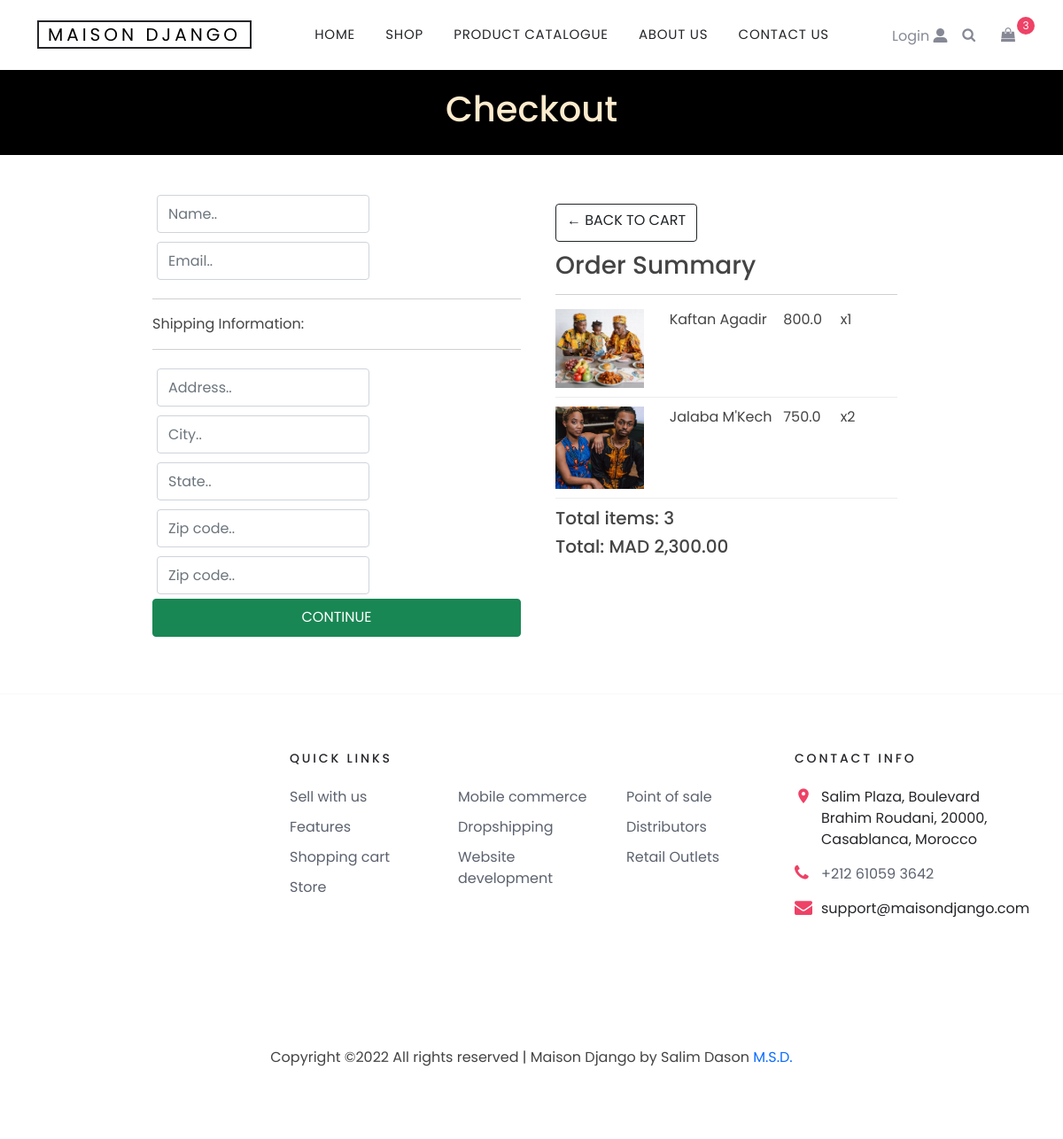
/checkout/ (signed in), run on an earlier commit of the app's database.
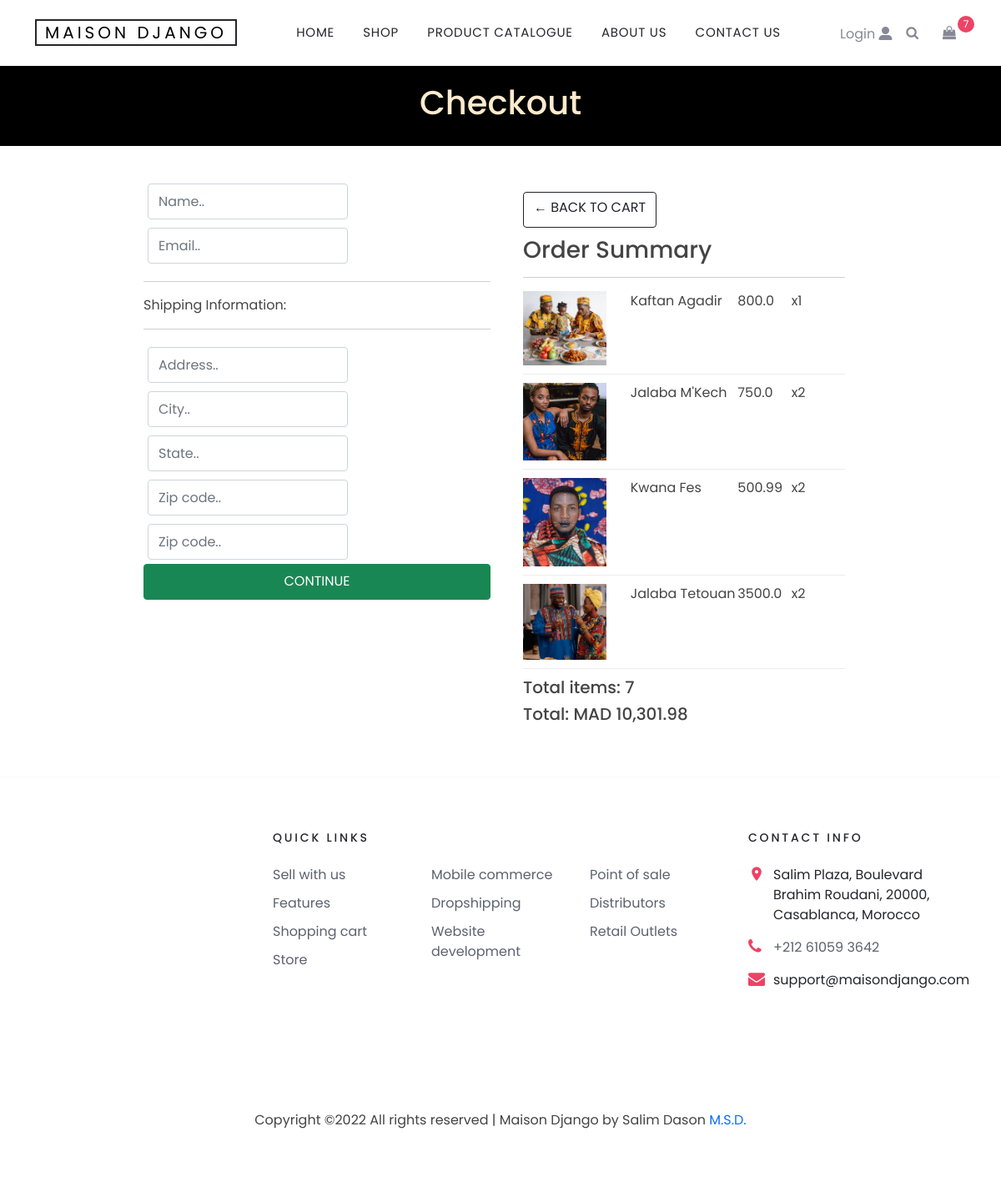
And on a later commit of the database.
### storefront/models.py (models this page shows, shortened)
class Order(models.Model):
    customer = models.ForeignKey(Customer, on_delete=models.SET_NULL, null=True, blank=True)
    date_ordered = models.DateField(auto_now_add=True)
    complete = models.BooleanField(default=False, null=True, blank=True)
    transaction_id = models.CharField(max_length=200, null=True)
    @property
    def get_cart_total(self):
        orderitems = self.orderitem_set.all()
        total = sum([item.get_total for item in orderitems])
        return total
    @property
    def get_cart_items(self):
        orderitems = self.orderitem_set.all()
        total = sum([item.quantity for item in orderitems])
        return total

class OrderItem(models.Model):
    product = models.ForeignKey(Product, on_delete=models.SET_NULL, null=True, blank=True)
    order = models.ForeignKey(Order, on_delete=models.SET_NULL, null=True, blank=True)
    quantity = models.IntegerField(default=0, null=True, blank=True)
    date_added = models.DateField(auto_now_add=True)
    @property
    def get_total(self):
        total=self.product.price * self.quantity
        return total

class Product(models.Model):
    name = models.CharField(max_length=200, null=True)
    price = models.FloatField()
    image = models.ImageField(null=True, blank=True)
    @property
    def imageURL(self):
        try:
            url=self.image.url
        except:
            url= ''
        return url

### storefront/views.py (the view)
# urls.py: path('checkout/', views.checkout, name='checkout'),
def checkout(request):
    if request.user.is_authenticated:
        customer = request.user.customer
        order, created = Order.objects.get_or_create(customer=customer, complete=False)
        items = order.orderitem_set.all()
    else:
        items = []
        order = {"get_cart_total":0, "get_cart_items":0}
    context= {"items": items, "order":order}
    return render(request, 'storefront/checkout.html', context)

### storefront/templates/storefront/checkout.html (shortened to what this page needs)
{% extends 'storefront/base.html' %}
{% load static %}
{% load humanize %}
{% block content %}
<div class="cart-header-parent"
    style="margin: 0 auto; width: 100%; padding: 20px; background-color: black; color: blanchedalmond; display: flex; justify-content: center;">
    <div class="cart-header">
        <h1>Checkout</h1>
    </div>
</div>
<div class="row" style="margin: 0 auto; width: 80%; padding: 40px;">
    <div class="col-lg-6">
        <div class="box-element" id="form-wrapper">
            <form id="form">
                <div id="user-info">
                    <div class="form-field">
                        <input required class="form-control" type="text" name="name" placeholder="Name..">
                    </div>
                    <div class="form-field">
                        <input required class="form-control" type="email" name="email" placeholder="Email..">
                    </div>
                </div>
                <div id="shipping-info">
                    <hr>
                    <p>Shipping Information:</p>
                    <hr>
                    <div class="form-field">
                        <input class="form-control" type="text" name="address" placeholder="Address..">
                    </div>
                    <div class="form-field">
                        <input class="form-control" type="text" name="city" placeholder="City..">
                    </div>
                    <div class="form-field">
                        <input class="form-control" type="text" name="state" placeholder="State..">
                    </div>
                    <div class="form-field">
                        <input class="form-control" type="text" name="zipcode" placeholder="Zip code..">
                    </div>
                    <div class="form-field">
                        <input class="form-control" type="text" name="country" placeholder="Zip code..">
                    </div>
                </div>
                <input id="form-button" class="btn btn-success btn-block" type="submit" value="Continue">
            </form>
        </div>
        <br>
    </div>
    <div class="col-lg-6">
        <div class="box-element" style="padding: 15px;">
            <a class="btn btn-outline-dark" href="{% url 'cart' %}">&#x2190; Back to Cart</a>
            <h3 style="padding-top: 10px;">Order Summary</h3>
            <hr>
            {% for Item in items%}
            <div class="cart-row">
                <div style="flex:2"><img class="row-image" src="{{Item.product.imageURL}}"></div>
                <div style="flex:2">
                    <p>{{Item.product.name}}</p>
                </div>
                <div style="flex:1">
                    <p>{{Item.product.price}}</p>
                </div>
                <div style="flex:1">
                    <p>x{{Item.quantity}}</p>
                </div>
            </div>
            {% endfor %}
            <h5>Total items: {{order.get_cart_items}}</h5>
            <h5>Total: MAD {{order.get_cart_total |floatformat:2 |intcomma}}</h5>
        </div>
    </div>
</div>
{% endblock %}

### storefront/templates/storefront/base.html (shortened to what the changed rows need)
{% load static %}
<!DOCTYPE html>
<html lang="en">
<head>
  <link rel="stylesheet" href="{% static 'fonts/icomoon/style.css' %}">
  <link rel="stylesheet" href="{% static 'css/bootstrap.min.css' %}">
  <link rel="stylesheet" href="{% static 'css/style.css' %}">
  <link rel="stylesheet" href="https://cdnjs.cloudflare.com/ajax/libs/font-awesome/6.0.0-beta3/css/all.min.css">
  <link href="https://cdn.jsdelivr.net/npm/bootstrap@5.1.3/dist/css/bootstrap.min.css" rel="stylesheet"
>
  <link rel="stylesheet" href="{% static 'css/product.css' %}">
  <link rel="stylesheet" href="{% static 'css/cart.css' %}">
</head>
<body>
  <div class="site-wrap">
    <div class="site-navbar bg-white py-2">
      <div class="container">
        <div class="d-flex align-items-center justify-content-between">
          <div class="icons">
            <a href="{% url 'cart' %}" class="icons-btn d-inline-block bag" style="text-decoration: none;">
              <span class="icon-shopping-bag"></span>
              <span class="number">{{order.get_cart_items}}</span>
            </a>
          </div>
        </div>
      </div>
    </div>
    {% block content %}
    {% endblock %}
  </div>
</body>
</html>

What changed in the data, as far as the page shows it:
computed for Order: get_cart_items "3" → "7"; get_cart_total "2,300.00" → "10,301.98"
added OrderItem: product.imageURL (picture), product.name "Kwana Fes", product.price "500.99", quantity "2"
added OrderItem: product.imageURL (picture), product.name "Jalaba Tetouan", product.price "3500.0", quantity "2"
